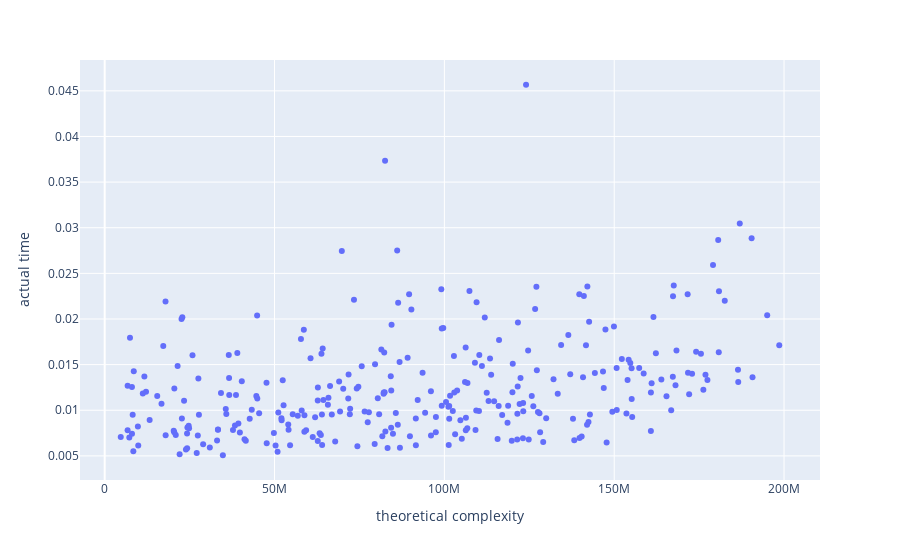

Here is the notebook cell this chart was saved with:
### Code cell
import plotly.express as px
df = pd.DataFrame({'theoretical complexity': X, 'actual time': Y})
px.scatter(df, x='theoretical complexity', y='actual time')

### Figure 1 — Plotly figure (JSON) as saved in the notebook; plotly's stock layout.template omitted (floating-point values rounded to 4 significant figures; data arrays with more than 128 entries replaced by an {"elided": "..."} marker saying what was removed)
{"data": [{"hovertemplate": "theoretical complexity=%{x}<br>actual time=%{y}<extra></extra>", "legendgroup": "", "marker": {"color": "#636efa", "symbol": "circle"}, "mode": "markers", "name": "", "showlegend": false, "type": "scatter", "x": {"elided": "300 float values"}, "xaxis": "x", "y": {"elided": "300 float values"}, "yaxis": "y"}], "layout": {"legend": {"tracegroupgap": 0}, "margin": {"t": 60}, "xaxis": {"anchor": "y", "domain": [0, 1], "title": {"text": "theoretical complexity"}}, "yaxis": {"anchor": "x", "domain": [0, 1], "title": {"text": "actual time"}}}}
